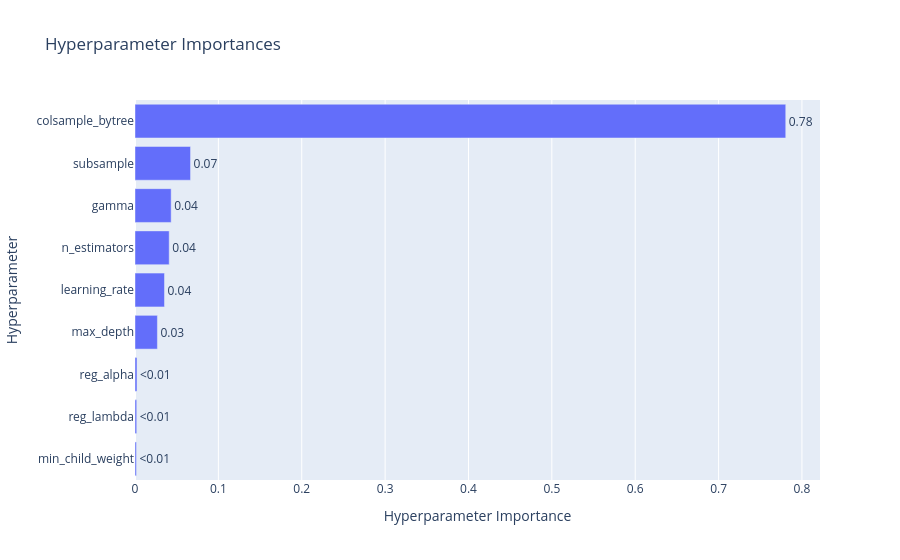

Here is the notebook cell this chart was saved with:
### Code cell
optuna.visualization.plot_param_importances(study)

### Figure 1 — Plotly figure (JSON) as saved in the notebook; plotly's stock layout.template omitted (floating-point values rounded to 4 significant figures)
{"data": [{"cliponaxis": false, "hovertemplate": ["min_child_weight (IntDistribution): 0.001718383498854922<extra></extra>", "reg_lambda (FloatDistribution): 0.0020619190873630657<extra></extra>", "reg_alpha (FloatDistribution): 0.002385298978445621<extra></extra>", "max_depth (IntDistribution): 0.0268829538110893<extra></extra>", "learning_rate (FloatDistribution): 0.0353702054464147<extra></extra>", "n_estimators (IntDistribution): 0.04101954411655925<extra></extra>", "gamma (FloatDistribution): 0.04336865433185286<extra></extra>", "subsample (FloatDistribution): 0.06662351378339804<extra></extra>", "colsample_bytree (FloatDistribution): 0.7805695269460224<extra></extra>"], "name": "Objective Value", "orientation": "h", "text": ["<0.01", "<0.01", "<0.01", "0.03", "0.04", "0.04", "0.04", "0.07", "0.78"], "textposition": "outside", "type": "bar", "x": [0.001718, 0.002062, 0.002385, 0.02688, 0.03537, 0.04102, 0.04337, 0.06662, 0.7806], "y": ["min_child_weight", "reg_lambda", "reg_alpha", "max_depth", "learning_rate", "n_estimators", "gamma", "subsample", "colsample_bytree"]}], "layout": {"title": {"text": "Hyperparameter Importances"}, "xaxis": {"title": {"text": "Hyperparameter Importance"}}, "yaxis": {"title": {"text": "Hyperparameter"}}}}
